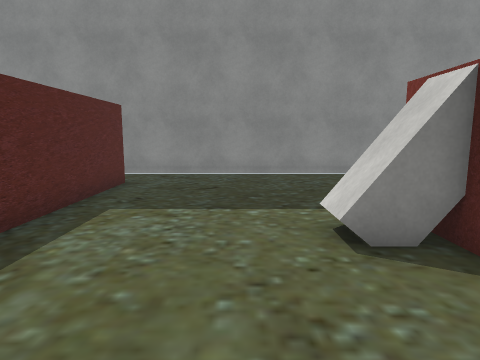
View 1 (above)

24 first-person views from a walk through a 3-D level made in the Unity game engine. The camera is 1.4 m above the floor, tilts 8° down and sees 75° across. The floor is counted in squares, 1 m on a side. Each view is taken from the middle of a square. On the plan, view 1 faces up. The plan holds only what a view shows up to about 14 squares ahead; the rest is blank. The player character is not drawn. Some surface patterns are stand-ins.

View 2
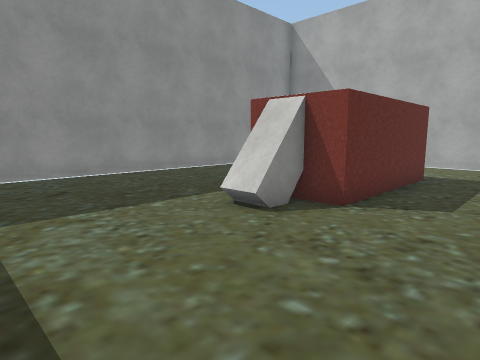

View 3
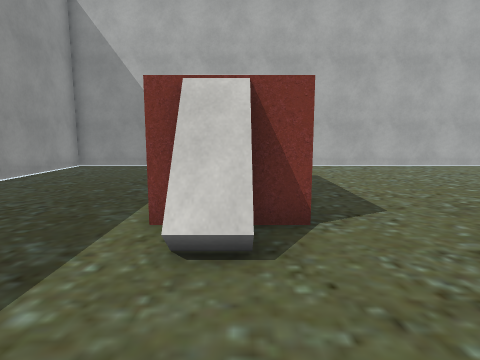

View 4
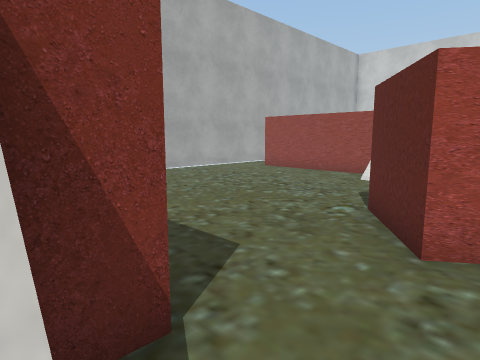

View 5
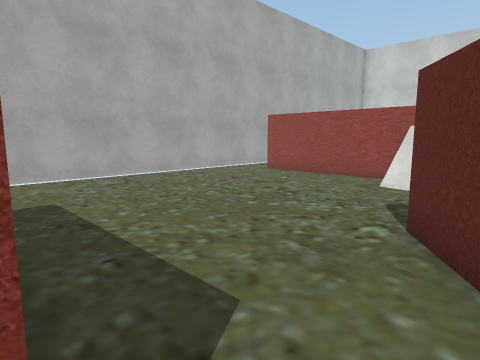

View 6
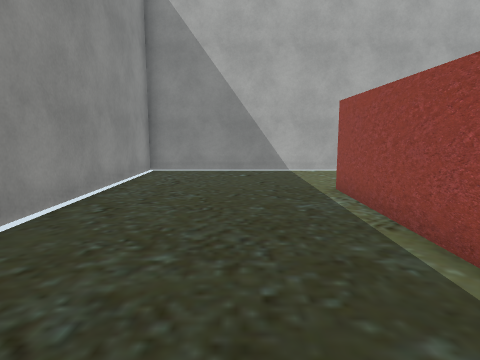

View 7
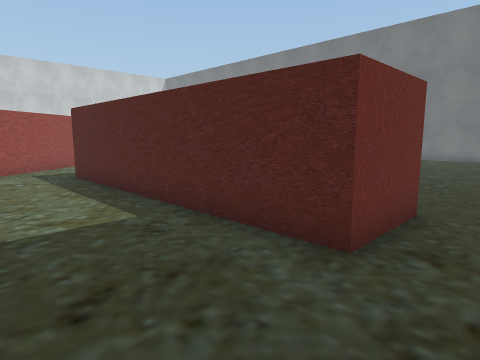

View 8
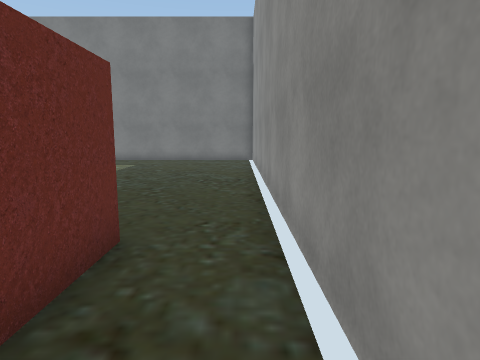

View 9
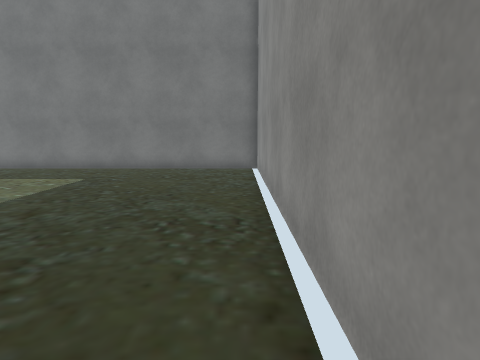

View 10
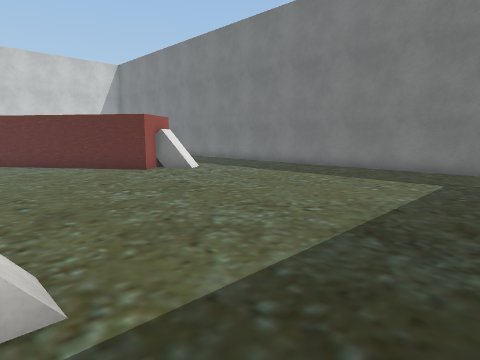

View 11
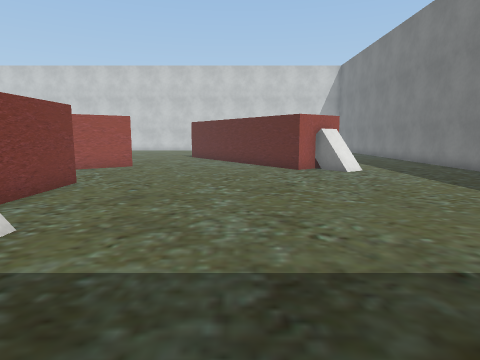

View 12
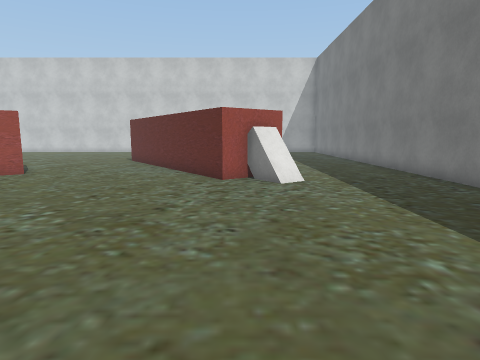

View 13
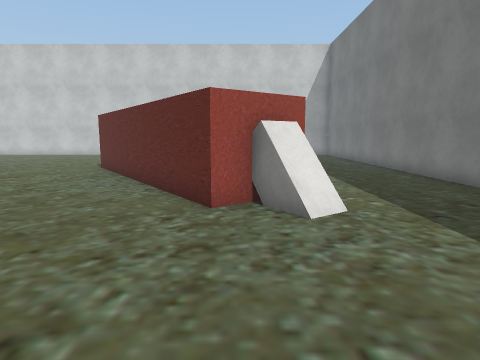

View 14
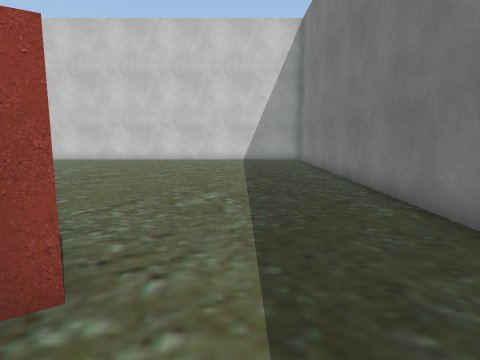

View 15
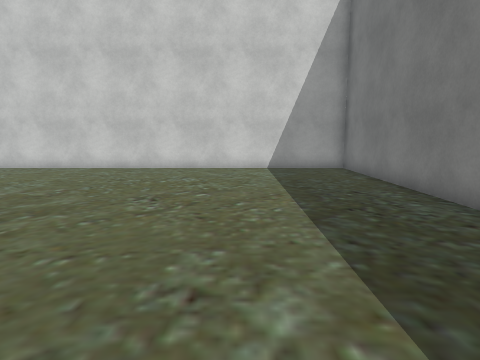

View 16
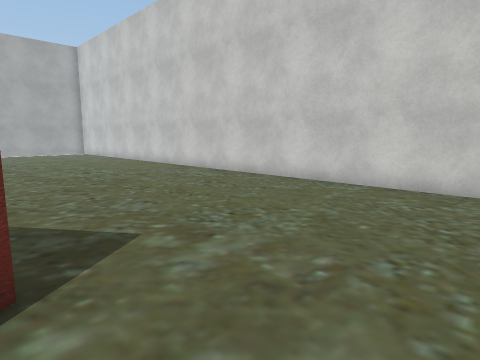

View 17
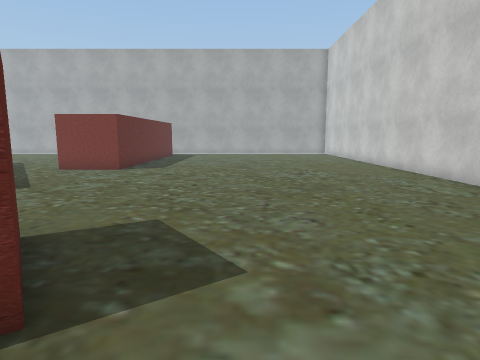

View 18
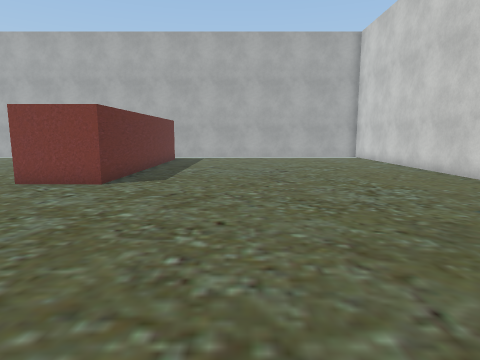

View 19
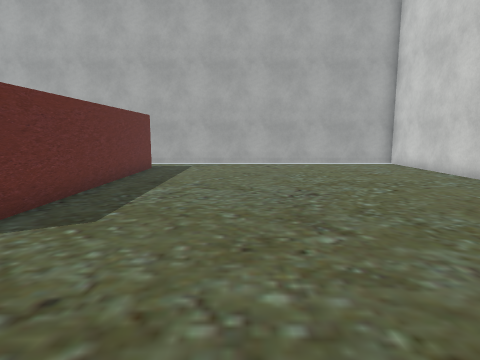

View 20
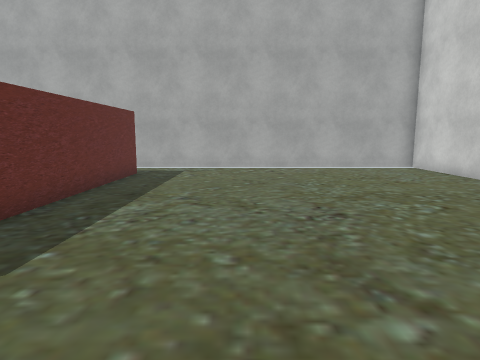

View 21
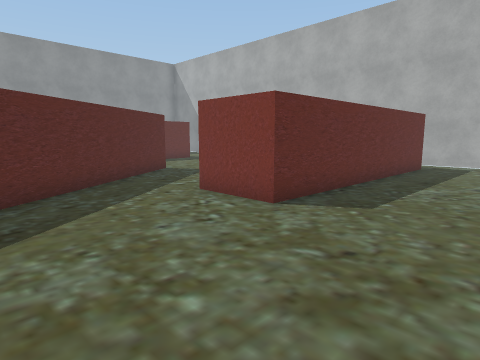

View 22
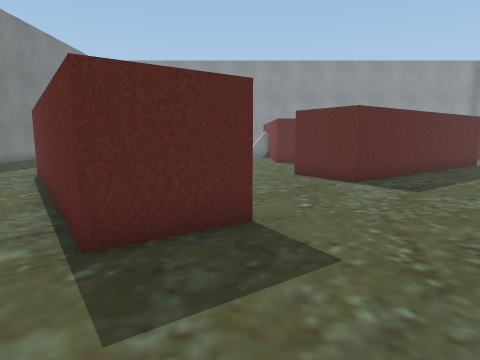

View 23
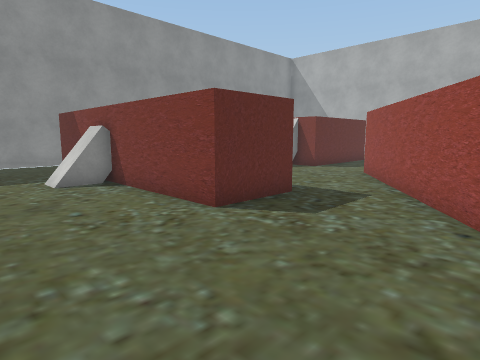

View 24
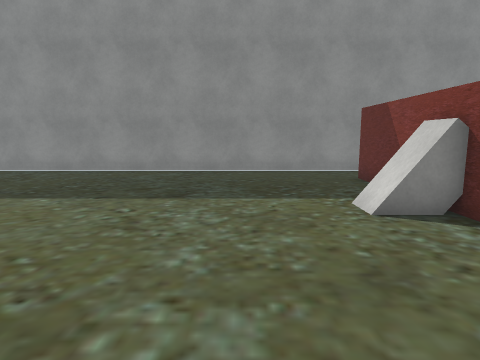

### Floor plan
Points are (right, up) in squares from view 1. A wall is a line through its corners. A room is listed if a view was taken in it or the views show most of it. See-through windows are left out.
Room 1 (views 1, 2, 3, 4, 5, 6, 7, 8)
walls: (8.2, 2.9) (2.8, 2.9) (2.8, 5.5); (3.1, 5.4) (8.2, 5.4); (0.1, -1.2) (1.9, 0.1) (3.4, -1.9) (-1.1, -5.1); (13, 2) (13, 11.7) (-6.4, 11.7); (5.1, -7.5) (10.8, -7.5); (13, -6) (13, 1.5); (-6, 9.4) (-3.5, 9.4) (-3.5, -0.4)
ways out: opening at (-6, 10.5) to room 2; opening at (-1.5, 0.2) to room 2; opening at (0.5, -6.5) to room 2
objects: other object (2, 4) to (2, 5); other object (4, -7) to (5, -6)
Room 2 (views 9, 10, 11, 12, 13, 14, 15, 16, 17, 18, 19, 20, 21, 22, 23, 24)
walls: (-7.8, -11.9) (-9.9, -13.4) (-15.5, -5.5) (-13.4, -4) (-7.8, -11.9); (-1.1, -5.1) (-4.5, -7.6) (-6, -5.5) (0.1, -1.2); (-3.5, -0.4) (-6.1, -0.4) (-6, 9.4); (-20.6, -2.5) (-20.6, -21.8) (13, -21.8) (13, -9.2); (10.8, -10.1) (1, -10) (1.1, -7.3); (-6.4, 11.7) (-20.1, 11.7); (-20.6, 11.9) (-20.6, 0.5)
ways out: opening at (-6, 10.5) to room 1; opening at (-1.5, 0.2) to room 1; opening at (0.5, -6.5) to room 1
objects: other object (-16, -4) to (-15, -4); other object (-7, 5)

Positions as (right, up) in squares from view 1, and headings:
1: (0, 0), facing up
2: (-3, 0), facing up-right
3: (-2, 4), facing right
4: (1, 4), facing down-right
5: (2, 3), facing down-right
6: (0, 8), facing right
7: (0, 11), facing down-left
8: (-2, 11), facing left
9: (-7, 11), facing left
10: (-7, 8), facing down-left
11: (-11, 9), facing down
12: (-14, 6), facing down
13: (-14, 2), facing down
14: (-17, -3), facing down
15: (-16, -8), facing down
16: (-13, -13), facing down-right
17: (-12, -15), facing right
18: (-8, -14), facing right
19: (-3, -14), facing right
20: (-1, -14), facing right
21: (-4, -14), facing up-right
22: (-8, -17), facing up
23: (-10, -5), facing up-right
24: (-10, -1), facing up
